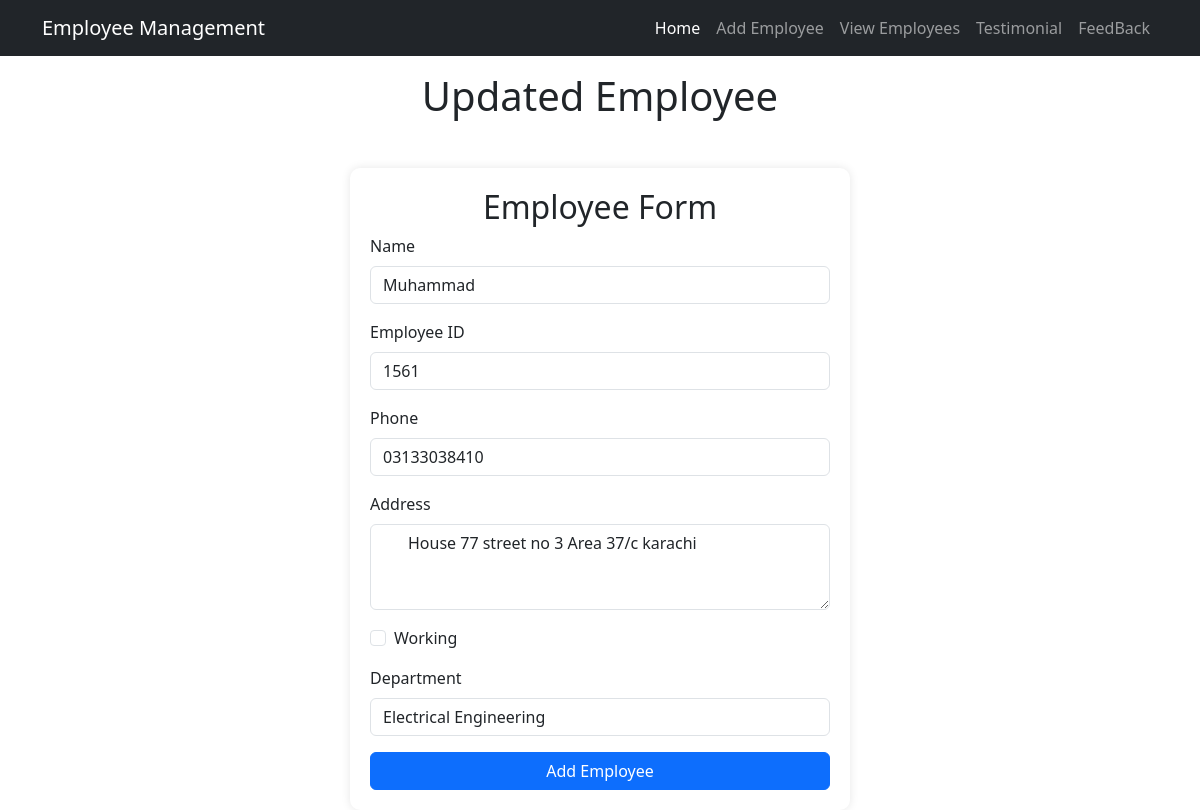
Screenshot of /emp/emp_updated/1561/ with the database file from the repository.
### emp/models.py (models this page shows, shortened)
class Emp(models.Model):
    name = models.CharField(max_length=200)
    emp_id = models.CharField(max_length=200)
    phone = models.CharField(max_length=200)
    address = models.CharField(max_length=200)
    working = models.BooleanField(default=True)
    department = models.CharField(max_length=200)

### emp/views.py (the view)
# urls.py: path('emp_updated/<int:emp_id>/',views.emp_updated),
def emp_updated(request,emp_id):
    emp = get_object_or_404(Emp, pk=emp_id)
    return render(request,"emp/updated_emp.html",{"emp":emp})

### templates/emp/updated_emp.html (shortened to what this page needs)
<!doctype html>
<html lang="en">
  <head>
    <link href="https://cdn.jsdelivr.net/npm/bootstrap@5.3.3/dist/css/bootstrap.min.css" rel="stylesheet">
  </head>
  <body>
    {% include 'emp/navbar.html' %}
    <h1 class="text-center my-3">Updated Employee</h1>
    <div class="container mt-5">
        <div class="form-container">
            <h2 class="text-center">Employee Form</h2>
               <form action="/emp/to_Updated/{{emp.id}}/" method="POST">
                <div class="mb-3">
                    <label for="name" class="form-label">Name</label>
                    <input type="text" value="{{emp.name}}" class="form-control" id="emp_name" name="emp_name" placeholder="Enter Name" >
                </div>
                <div class="mb-3">
                    <label for="emp_id" class="form-label">Employee ID</label>
                    <input type="text" value="{{emp.id}}" class="form-control" id="emp_id" name="emp_id" placeholder="Enter Employee ID" >
                </div>
                <div class="mb-3">
                    <label for="phone" class="form-label">Phone</label>
                    <input type="text" value="{{emp.phone}}" class="form-control" id="phone" name="emp_phone" placeholder="Enter Phone Number" >
                </div>
                <div class="mb-3">
                    <label for="address" class="form-label">Address</label>
                    <textarea class="form-control" id="address" name="emp_address" rows="3" placeholder="Enter Address" > {{emp.address}}</textarea>
                </div>
                <div class="mb-3 form-check">
                    <input type="checkbox" class="form-check-input" id="working" name="emp_working" {% if emp.working %}checked{% endif %}>
                    <label class="form-check-label"  for="working">Working</label>
                </div>
                <div class="mb-3">
                    <label for="department" class="form-label">Department</label>
                    <select class="form-control" id="department" name="emp_department">
                        <option value="Electrical Engineering" {% if emp.department == "Electrical Engineering" %}selected{% endif %}>Electrical Engineering</option>
                    </select>
                </div>
                <button type="submit" class="btn btn-primary">Add Employee </button>
            </form>
        </div>
    </div>
  </body>
</html>

### templates/emp/updated_emp.html (style rules this page uses)
body { background-color: #f8f9fa; }
.form-container { max-width: 500px; margin: auto; padding: 20px; background: white; border-radius: 10px; box-shadow: 0px 0px 10px rgba(0, 0, 0, 0.1); }
.btn-primary { display: block; width: 100%; background-color: #007bff; border: none; }

### rows the page displays
Emp: emp_name "Muhammad", emp_id "1561", emp_phone "03133038410", emp_address "House 77 street no 3 Area 37/c karachi", emp_department "Electrical Engineering"
